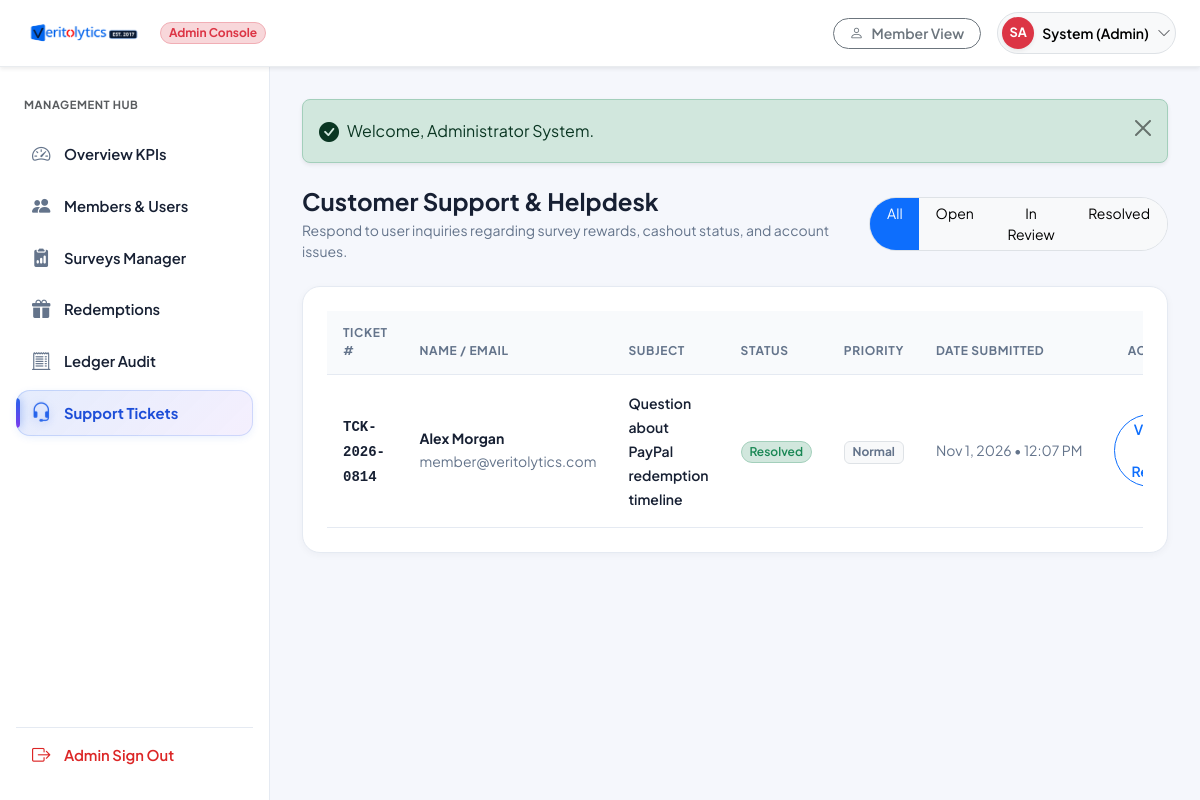
Screenshot of /admin/support.php (signed in) with the database file from the repository.
### tables this page shows
CREATE TABLE `users` (
  `id` INT AUTO_INCREMENT PRIMARY KEY,
  `first_name` VARCHAR(100) NOT NULL,
  `last_name` VARCHAR(100) NOT NULL,
  `email` VARCHAR(191) NOT NULL UNIQUE,
  `pending_email` VARCHAR(191) DEFAULT NULL,
  `email_verification_token` VARCHAR(255) DEFAULT NULL,
  `email_verification_expires_at` DATETIME DEFAULT NULL,
  `password_hash` VARCHAR(255) NOT NULL,
  `country` VARCHAR(100) NOT NULL DEFAULT 'United States',
  `state` VARCHAR(100) DEFAULT NULL,
  `city` VARCHAR(100) DEFAULT NULL,
  `phone` VARCHAR(50) DEFAULT NULL,
  `date_of_birth` DATE DEFAULT NULL,
  `gender` VARCHAR(50) DEFAULT NULL,
  `avatar` VARCHAR(255) DEFAULT NULL,
  `employment_status` VARCHAR(100) DEFAULT NULL,
  `annual_income` VARCHAR(100) DEFAULT NULL,
  `education_level` VARCHAR(100) DEFAULT NULL,
  `role` ENUM('member', 'admin') NOT NULL DEFAULT 'member',
  `status` ENUM('active', 'suspended', 'pending') NOT NULL DEFAULT 'active',
  `balance_points` INT NOT NULL DEFAULT 0,
  `lifetime_earnings_usd` DECIMAL(10,2) NOT NULL DEFAULT 0.00,
  `completed_surveys_count` INT NOT NULL DEFAULT 0,
  `profile_completion_pct` INT NOT NULL DEFAULT 35,
  `notification_preferences` TEXT DEFAULT NULL,
  `reset_token` VARCHAR(255) DEFAULT NULL,
  `reset_expires_at` DATETIME DEFAULT NULL,
  `deleted_at` DATETIME DEFAULT NULL,
  `created_at` TIMESTAMP DEFAULT CURRENT_TIMESTAMP,
  `updated_at` TIMESTAMP DEFAULT CURRENT_TIMESTAMP ON UPDATE CURRENT_TIMESTAMP,
  INDEX `idx_users_email` (`email`),
  INDEX `idx_users_role` (`role`),
  INDEX `idx_users_status` (`status`),
  INDEX `idx_users_deleted` (`deleted_at`)
);

CREATE TABLE `support_tickets` (
  `id` INT AUTO_INCREMENT PRIMARY KEY,
  `ticket_number` VARCHAR(50) NOT NULL UNIQUE,
  `user_id` INT DEFAULT NULL,
  `name` VARCHAR(100) NOT NULL,
  `email` VARCHAR(191) NOT NULL,
  `subject` VARCHAR(255) NOT NULL,
  `message` TEXT NOT NULL,
  `status` ENUM('open', 'in_review', 'resolved') NOT NULL DEFAULT 'open',
  `priority` ENUM('normal', 'high', 'urgent') NOT NULL DEFAULT 'normal',
  `admin_reply` TEXT DEFAULT NULL,
  `admin_id` INT DEFAULT NULL,
  `replied_at` DATETIME DEFAULT NULL,
  `created_at` TIMESTAMP DEFAULT CURRENT_TIMESTAMP,
  `updated_at` TIMESTAMP DEFAULT CURRENT_TIMESTAMP ON UPDATE CURRENT_TIMESTAMP,
  INDEX `idx_tickets_user` (`user_id`),
  INDEX `idx_tickets_status` (`status`),
  INDEX `idx_tickets_admin` (`admin_id`),
  CONSTRAINT `fk_tickets_user` FOREIGN KEY (`user_id`) REFERENCES `users`(`id`) ON DELETE SET NULL,
  CONSTRAINT `fk_tickets_admin` FOREIGN KEY (`admin_id`) REFERENCES `users`(`id`) ON DELETE SET NULL
);

### includes/auth_check.php (called while the page is built, shortened)
<?php
require_once __DIR__ . '/functions.php';
function is_logged_in(): bool {
    if (!empty($_SESSION['user_id'])) {
        return true;
    }
    if (!empty($_COOKIE['vy_auth_token'])) {
        $raw = base64_decode($_COOKIE['vy_auth_token'], true);
        if ($raw && str_contains($raw, ':')) {
            $parts = explode(':', $raw);
            if (count($parts) === 3) {
                [$uId, $expiry, $sig] = $parts;
                $uId = (int)$uId;
                $exp = (int)$expiry;
                if ($uId > 0 && $exp > time()) {
                    try {
                        $db = get_db();
                        $stmt = $db->prepare("SELECT id, role, status, password_hash FROM users WHERE id = :id");
                        $stmt->execute([':id' => $uId]);
                        $u = $stmt->fetch();
                        if ($u && $u['status'] !== 'suspended') {
                            $hashSnippet = substr((string)$u['password_hash'], 0, 16);
                            $expectedSig = hash_hmac('sha256', "{$uId}:{$exp}:{$hashSnippet}", get_app_secret());
                            if (hash_equals($expectedSig, $sig)) {
                                return true;
                            }
                        }
                    } catch (Throwable $e) {
                    }
                }
            }
        }
    }
    return false;
}
function current_user(): ?array {
    static $cachedUser = null;
    if ($cachedUser !== null) {
        return $cachedUser;
    }
    $db = get_db();
    try {
        $stmt = $db->prepare("
            SELECT id, first_name, last_name, email, pending_email, email_verification_token,
                   country, state, city, phone, date_of_birth, gender, avatar,
                   employment_status, annual_income, education_level, role, status,
                   balance_points, lifetime_earnings_usd, completed_surveys_count,
                   profile_completion_pct, notification_preferences, created_at, updated_at
            FROM users
            WHERE id = :id
        ");
        $stmt->execute([':id' => $_SESSION['user_id']]);
        $user = $stmt->fetch();
    } catch (Throwable $e) {
        try {
            $stmt = $db->prepare("
                SELECT id, first_name, last_name, email,
                       country, phone, date_of_birth, gender,
                       employment_status, annual_income, education_level, role, status,
                       balance_points, lifetime_earnings_usd, completed_surveys_count,
                       profile_completion_pct, created_at, updated_at
                FROM users
                WHERE id = :id
            ");
            $stmt->execute([':id' => $_SESSION['user_id']]);
            $user = $stmt->fetch();
            if ($user) {
                $user['pending_email'] = null;
                $user['email_verification_token'] = null;
                $user['email_verification_expires_at'] = null;
                $user['state'] = null;
                $user['city'] = null;
                $user['avatar'] = null;
                $user['notification_preferences'] = null;
            }
        } catch (Throwable $e2) {
            $user = null;
        }
    }
    $cachedUser = $user;
    return $cachedUser;
}
function require_admin(): array {
    $user = current_user();
    return $user;
}

### admin/support.php (the view, shortened to what this page needs)
<?php
require_once __DIR__ . '/../includes/functions.php';
require_once __DIR__ . '/../includes/csrf.php';
require_once __DIR__ . '/../includes/auth_check.php';
$admin = require_admin();
$db = get_db();
$statusFilter = trim($_GET['status'] ?? 'all');
$sql = "SELECT * FROM support_tickets";
if ($statusFilter !== 'all' && !empty($statusFilter)) {
    $sql .= " WHERE status = :st";
    $stmt = $db->prepare($sql . " ORDER BY created_at DESC");
    $stmt->execute([':st' => $statusFilter]);
} else {
    $stmt = $db->query($sql . " ORDER BY created_at DESC");
}
$tickets = $stmt->fetchAll();
require_once __DIR__ . '/../includes/admin_header.php';
?>
<div class="portal-wrapper">
    <?php require_once __DIR__ . '/../includes/admin_sidebar.php'; ?>
    <div class="portal-main">
        <?= render_flash() ?>
        <div class="d-flex flex-column flex-md-row justify-content-between align-items-start align-items-md-center gap-3 mb-4">
            <div>
                <h4 class="fw-bold text-dark mb-1">Customer Support & Helpdesk</h4>
                <p class="text-muted small mb-0">Respond to user inquiries regarding survey rewards, cashout status, and account issues.</p>
            </div>
            <div class="btn-group btn-group-sm rounded-pill border overflow-hidden">
                <a href="<?= BASE_URL ?>/admin/support.php?status=all" class="btn <?= $statusFilter === 'all' ? 'btn-primary' : 'btn-light' ?> px-3">All</a>
                <a href="<?= BASE_URL ?>/admin/support.php?status=open" class="btn <?= $statusFilter === 'open' ? 'btn-primary' : 'btn-light' ?> px-3">Open</a>
                <a href="<?= BASE_URL ?>/admin/support.php?status=in_review" class="btn <?= $statusFilter === 'in_review' ? 'btn-primary' : 'btn-light' ?> px-3">In Review</a>
                <a href="<?= BASE_URL ?>/admin/support.php?status=resolved" class="btn <?= $statusFilter === 'resolved' ? 'btn-primary' : 'btn-light' ?> px-3">Resolved</a>
            </div>
        </div>
        <div class="card card-vy border-0 shadow-sm p-4">
            <?php if (empty($tickets)): ?>
                <div class="text-center py-4 text-muted small">No support tickets found under this filter.</div>
            <?php else: ?>
                <div class="table-responsive">
                    <table class="table table-hover align-middle mb-0">
                        <thead class="table-light small text-muted">
                            <tr>
                                <th>Ticket #</th>
                                <th>Name / Email</th>
                                <th>Subject</th>
                                <th>Status</th>
                                <th>Priority</th>
                                <th>Date Submitted</th>
                                <th class="text-end">Actions</th>
                            </tr>
                        </thead>
                        <tbody>
                            <?php foreach ($tickets as $t): ?>
                                <tr>
                                    <td><code class="fw-bold small text-dark"><?= e($t['ticket_number']) ?></code></td>
                                    <td>
                                        <div class="fw-bold text-dark small"><?= e($t['name']) ?></div>
                                        <small class="text-muted"><?= e($t['email']) ?></small>
                                    </td>
                                    <td>
                                        <span class="small fw-semibold text-dark"><?= e($t['subject']) ?></span>
                                    </td>
                                    <td>
                                        <?php
                                        $badge = match($t['status']) {
                                            'resolved' => 'bg-success-subtle text-success border-success-subtle',
                                            'in_review' => 'bg-info-subtle text-info border-info-subtle',
                                            default => 'bg-danger-subtle text-danger border-danger-subtle'
                                        };
                                        ?>
                                        <span class="badge <?= $badge ?> border rounded-pill px-2.5 py-1 small fw-semibold text-capitalize">
                                            <?= str_replace('_', ' ', e($t['status'])) ?>
                                        </span>
                                    </td>
                                    <td>
                                        <span class="badge bg-light text-secondary border small text-capitalize"><?= e($t['priority']) ?></span>
                                    </td>
                                    <td class="small text-muted text-nowrap"><?= date('M j, Y • g:i A', strtotime($t['created_at'])) ?></td>
                                    <td class="text-end">
                                        <button type="button" class="btn btn-sm btn-outline-primary rounded-pill px-3 py-1 small fw-semibold" data-bs-toggle="modal" data-bs-target="#ticketModal_<?= $t['id'] ?>">
                                            View & Reply
                                        </button>
                                    </td>
                                </tr>
                            <?php endforeach; ?>
                        </tbody>
                    </table>
                </div>
            <?php endif; ?>
        </div>
<?php require_once __DIR__ . '/../includes/admin_footer.php'; ?>

### includes/admin_header.php (shortened to what this page needs)
<?php
require_once __DIR__ . '/functions.php';
require_once __DIR__ . '/auth_check.php';
$admin = require_admin();
$initials = strtoupper(substr($admin['first_name'], 0, 1) . substr($admin['last_name'], 0, 1));
?>
<!DOCTYPE html>
<html lang="en">
<head>
    <link href="https://cdn.jsdelivr.net/npm/bootstrap@5.3.3/dist/css/bootstrap.min.css" rel="stylesheet">
    <link rel="stylesheet" href="https://cdn.jsdelivr.net/npm/bootstrap-icons@1.11.3/font/bootstrap-icons.min.css">
    <link rel="stylesheet" href="<?= BASE_URL ?>/assets/css/style.css">
</head>
<body class="bg-light">
<header class="navbar navbar-expand bg-white border-bottom border-light-subtle sticky-top px-3 py-2 shadow-sm">
    <div class="container-fluid px-2">
        <div class="d-flex align-items-center gap-3">
            <a class="navbar-brand d-flex align-items-center m-0" href="<?= BASE_URL ?>/admin/dashboard.php" aria-label="Veritolytics">
                <img src="<?= BASE_URL ?>/assets/images/veritolytics-logo.png" alt="Veritolytics" height="34" class="brand-logo-img">
            </a>
            <span class="badge bg-danger-subtle text-danger border border-danger-subtle rounded-pill px-2.5 py-1 fw-bold small">
                Admin Console
            </span>
        </div>
        <div class="d-flex align-items-center gap-3 ms-auto">
            <a href="<?= BASE_URL ?>/member/dashboard.php" class="btn btn-sm btn-outline-secondary rounded-pill px-3 py-1.5 small fw-semibold d-none d-md-inline-flex align-items-center gap-1">
                <i class="bi bi-person me-1"></i> Member View
            </a>
            <div class="dropdown">
                <button class="btn btn-light rounded-pill p-1 pe-2.5 d-flex align-items-center gap-2 border" type="button" id="adminMenuBtn" data-bs-toggle="dropdown" aria-expanded="false">
                    <div class="rounded-circle bg-danger text-white fw-bold d-flex align-items-center justify-content-center shadow-sm" style="width: 32px; height: 32px; font-size: 0.8rem;">
                        <?= $initials ?>
                    </div>
                    <span class="fw-semibold small d-none d-sm-inline"><?= e($admin['first_name']) ?> (Admin)</span>
                    <i class="bi bi-chevron-down small text-muted"></i>
                </button>
            </div>
        </div>
    </div>
</header>

### rows the page displays
users: initials "SA", first_name "System"
support_tickets: ticket_number "TCK-2026-0814", name "Alex Morgan", email "member@veritolytics.com", subject "Question about PayPal redemption timeline", status "Resolved", priority "Normal", created_at "Nov 1, 2026 • 12:07 PM"

### other values shown
$msg "Welcome, Administrator System."
